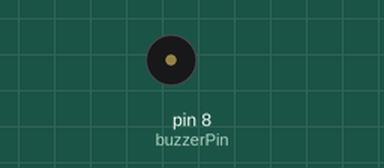
A sketch run on a simulated Arduino Uno, built with avr-gcc and run on an emulated ATmega328P. Parts: buzzer (waves = sounding).

Above: at 0.1 s.
Timing chart, 0 to 1.6 s (numbered marks = the images above):
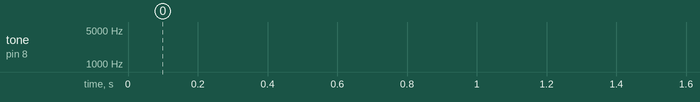

The sketch:

Projeto_11_Alarme_Sonorizador.ino
```cpp
// Projeto 11- Alarme com sonorizador buzzer

int buzzerPin = 8;
float sinVal;
int toneVal;

void setup(){
  pinMode(buzzerPin, OUTPUT);
}

void loop(){
  for(int x = 0;x < 180;x++){
    //converte graus em radianos, e depois obtem o valor do seno
    sinVal = (sin(x*(3.1416/180)));
    //gera uma frequencia a partir do valor do seno
    toneVal = 2000+(int(sinVal*1000));
    tone(buzzerPin, toneVal);
    delay(2);
  }
}
```
